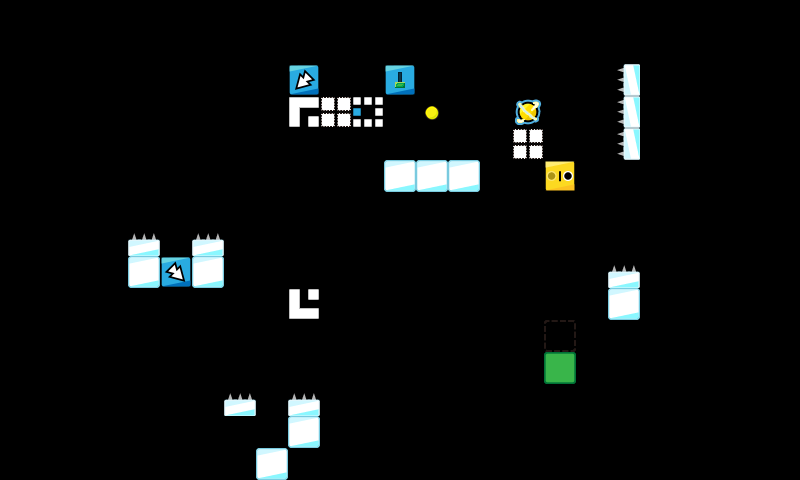

A level layout from a 2D game, rendered from its tile map. Below: a short description, then the map file with tile-grid data replaced by summaries:
An orthogonal 25x15 tile map with 32x32 px tiles, 1 tile layer (map).

<map version="1.0" orientation="orthogonal" renderorder="right-down" width="25" height="15" tilewidth="32" tileheight="32" nextobjectid="1">
 <properties>
  <property name="ad" value="false" />
 </properties>
 <tileset firstgid="1" name="map_tiles" tilewidth="32" tileheight="32" tilecount="225" columns="15">
  <image source="../../img/map_tiles.png" width="480" height="480" />
 </tileset>
 <layer name="map" width="25" height="15">
  <data>[375 cells, 37 non-empty, 15 distinct tile ids]</data>
 </layer>
 <objectgroup color="#ffffff" name="Object Layer 1" />
</map>
